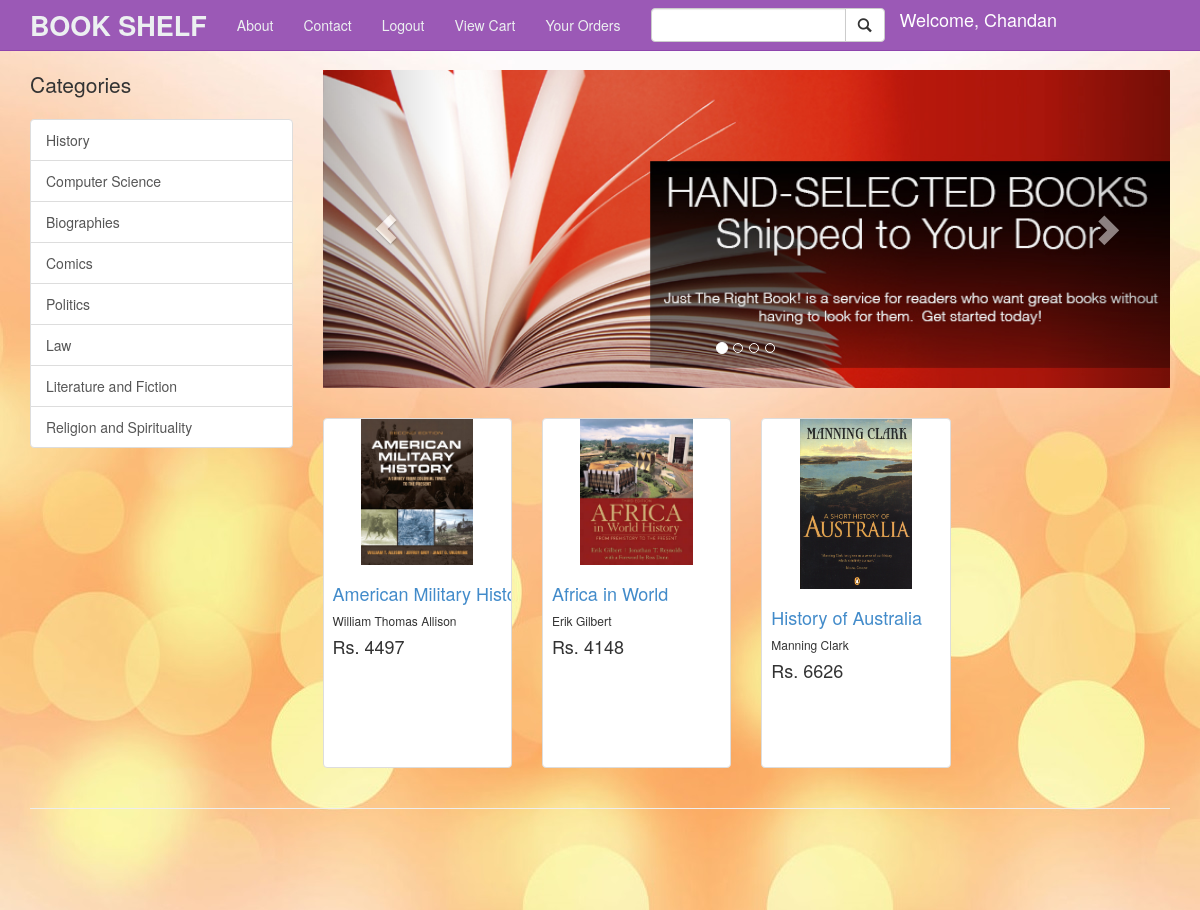
The app's page /index.php (signed in) with its own data.
### tables this page shows
CREATE TABLE IF NOT EXISTS `books` (
  `bookid` int(50) NOT NULL AUTO_INCREMENT,
  `book_name` varchar(100) NOT NULL,
  `author_name` varchar(100) NOT NULL,
  `price` double NOT NULL,
  `upvote` int(50) NOT NULL,
  `aboutbook` varchar(5000) NOT NULL,
  `aboutauthor` varchar(5000) NOT NULL,
  `catid` int(50) NOT NULL,
  `image` varchar(50) NOT NULL,
  `isbn` varchar(50) NOT NULL,
  `pages` int(50) NOT NULL,
  PRIMARY KEY (`bookid`)
);

### indexbody.php (the view, shortened to what this page needs)
<div class="container">
    <?php
    include("sidebar.php");
    ?>
        <div class="col-md-9">
            <div class="row carousel-holder">
                <div class="col-md-12">
                    <div id="carousel-example-generic" class="carousel slide" data-ride="carousel">
                        <ol class="carousel-indicators">
                            <li data-target="#carousel-example-generic" data-slide-to="0" class="active"></li>
                            <li data-target="#carousel-example-generic" data-slide-to="1"></li>
                            <li data-target="#carousel-example-generic" data-slide-to="2"></li>
                            <li data-target="#carousel-example-generic" data-slide-to="3"></li>
                        </ol>
                        <div class="carousel-inner">
                            <div class="item active">
                                <img class="slide-image" src="images/carousel1.jpg" alt="">
                            </div>
                        </div>
                        <a class="left carousel-control" href="#carousel-example-generic" data-slide="prev">
                            <span class="glyphicon glyphicon-chevron-left"></span>
                        </a>
                        <a class="right carousel-control" href="#carousel-example-generic" data-slide="next">
                            <span class="glyphicon glyphicon-chevron-right"></span>
                        </a>
                    </div>
                </div>
            </div>
                <?php
                     $catid=1;
                     while($catid<=4){
                      echo "<div class='row'>";
                     $query=mysql_query("select * from books where catid=$catid");
                     if($query)
                     {
                        $count=0;
                        while(($res=mysql_fetch_array($query))&&$count<4)
                        {
                            $bookid=$res['bookid'];
                            $bookname=$res['book_name'];
                            $image=$res['image'];
                            $author=$res['author_name'];
                            $price=$res['price'];
                            echo "<div class='col-sm-3 col-lg-3 col-md-3 bookthumbnail'>";
                            echo "<div class='thumbnail'>";
                            echo "<a href='books.php?bookid=$bookid'><img src='$image'></img></a>";
                            echo "<div class='caption'>";
                            echo "<h4><a href='books.php?bookid=$bookid'>$bookname</a></h4>";
                            echo "<h6>$author</h6>";
                            echo "<h4 class='pull-Down'>Rs. $price</h4>";
                            echo "</div>";
                            echo "</div>";
                            echo "</div>";
                            $count=$count+1;
                        }
                        echo "</div>";
                     }
                     else
                        echo "Not found";
                    $catid=$catid+1;
                }
                    ?>
            </div>
            <?php
            include("logintemplate.php");
            ?>
            </div>

### css/shop-homepage.css (style rules this page uses)
body { padding-top: 70px; }
.slide-image { width: 100%; }
.carousel-holder { margin-bottom: 30px; }
.carousel-control, .item { border-radius: 4px; }
.caption { height: 130px; overflow: hidden; }
.caption h4 { white-space: nowrap; }
.thumbnail img { width: 60%; }
.thumbnail { padding: 0; }
body { background-image:url('../images/bg4.jpg'); }
.bookthumbnail .thumbnail { height: 350px; }

### records on screen
books: image (picture), book_name "American Military…", author_name "William Thomas Allison", price "4497"
books: image (picture), book_name "Africa in World", author_name "Erik Gilbert", price "4148"
books: image (picture), book_name "History of Australia", author_name "Manning Clark", price "6626"

### other values on screen
$_SESSION['user'] "Chandan"
